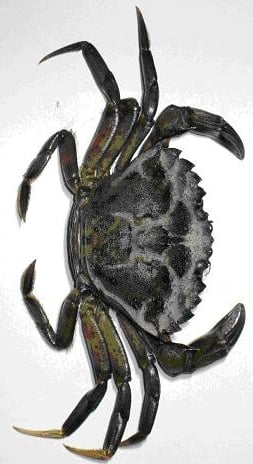
#> input picture data/crab/templates/european_green_crab_mate_reference.jpg, 253 x 464 px
$ python -i synthetic.py   (imports and definitions only)
#> lines starting #> are read from the running program, lines starting #| are printed output that depends on the picture; after the words box and inside, x2 and y2 are one past the last pixel; in counts of white or black regions, pixels touching at a corner belong together
#> further down, picture is the input picture: shape (464, 253, 3); mean B, G, R 173.6, 175.6, 176.1
"""Synthetic YOLO dataset generation for the crab detection task."""

from __future__ import annotations

import json
import math
from dataclasses import dataclass, field
from pathlib import Path
from typing import Mapping, Sequence

import cv2
import numpy as np


CRAB_CLASS_NAMES: tuple[str, ...] = (
    "european_green_crab",
    "native_rock_crab",
    "jonah_crab",
)

LAYOUT_PROFILE_NAMES: tuple[str, ...] = ("sparse", "normal", "full")

IMAGE_EXTENSIONS = {".bmp", ".jpg", ".jpeg", ".png", ".tif", ".tiff"}
VIDEO_EXTENSIONS = {".avi", ".m4v", ".mkv", ".mov", ".mp4"}


@dataclass(frozen=True)
class YoloBox:
    """One generated object box in absolute pixel coordinates."""

    class_id: int
    class_name: str
    xyxy: tuple[float, float, float, float]

    # [7 lines left out: function to_yolo_line, not called in this run]


@dataclass
class CrabTemplate:
    """A crab source image with an extracted foreground mask."""

    class_id: int
    class_name: str
    bgr: np.ndarray
    mask: np.ndarray


@dataclass
class SyntheticDatasetConfig:
    """Configuration for a synthetic crab YOLO dataset."""

    output_dir: Path
    reference_paths: Mapping[str, Path]
    background_paths: Sequence[Path] = field(default_factory=tuple)
    image_count: int = 2000
    image_size: tuple[int, int] = (1280, 720)
    val_fraction: float = 0.2
    seed: int = 7
    min_crabs: int = 4
    max_crabs: int = 11
    crab_long_edge_range: tuple[float, float] = (0.10, 0.42)
    large_crab_fraction: float = 0.32
    large_crab_long_edge_range: tuple[float, float] = (0.34, 0.52)
    sparse_layout_fraction: float = 0.25
    full_layout_fraction: float = 0.3
    even_placement_fraction: float = 0.55
    even_placement_jitter: float = 0.36
    max_crab_iou: float = 0.025
    crab_spacing_fraction: float = 0.012
    min_crab_box_long_edge_px: int = 40
    board_long_edge_range: tuple[float, float] = (0.58, 1.18)
    board_roll_range_degrees: tuple[float, float] = (-50.0, 50.0)
    board_tilt_range: tuple[float, float] = (0.0, 0.58)
    board_center_jitter: float = 0.16
    board_corner_jitter: float = 0.06
    board_min_visible_fraction: float = 0.92
    board_min_frame_area_fraction: float = 0.08
    green_positive_fraction: float = 0.7
    empty_fraction: float = 0.0
    real_background_fraction: float = 0.75
    max_background_sources: int = 500
    camera_blur_fraction: float = 0.12
    camera_blur_sigma_range: tuple[float, float] = (0.05, 0.45)
    jpeg_artifact_fraction: float = 0.15
    jpeg_quality_range: tuple[int, int] = (88, 100)
    preview_count: int = 12


@dataclass(frozen=True)
class SyntheticDatasetResult:
    """Summary of a generated dataset."""

    output_dir: Path
    data_yaml: Path
    preview_image: Path | None
    train_images: int
    val_images: int
    class_counts: dict[str, int]


# [133 lines left out: functions discover_background_media, generate_synthetic_dataset, _prepare_dataset_dirs, _load_templates, not called in this run]


def _extract_crab_mask(image_bgr: np.ndarray) -> np.ndarray:
    hsv = cv2.cvtColor(image_bgr, cv2.COLOR_BGR2HSV)
#> hsv: shape (464, 253, 3); mean H, S, V 17.8, 10.5, 176.4
    saturation = hsv[:, :, 1]
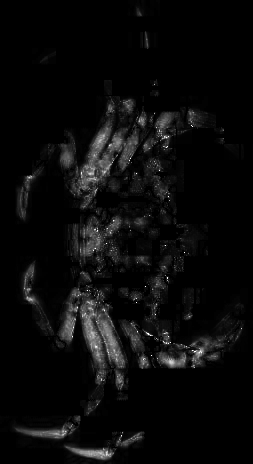
#> saturation: shape (464, 253); min 0, max 255, mean 10.5
    value = hsv[:, :, 2]
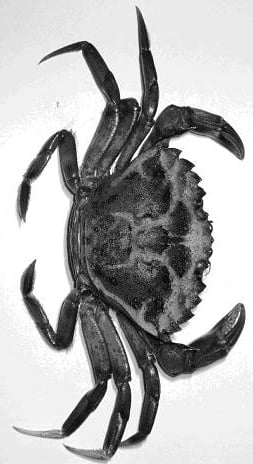
#> value: shape (464, 253); min 0, max 255, mean 176.4
    pale_background = (saturation < 38) & (value > 213)
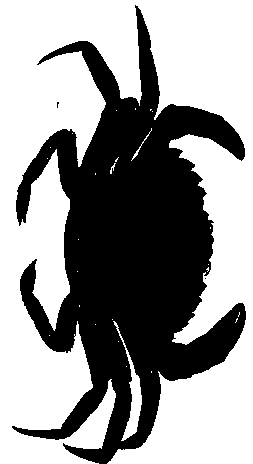
#> pale_background: shape (464, 253) bool; 59.5% white; 3 black regions (2 under 20 px), largest, box (x1, y1, x2, y2) and area: (12, 5, 246, 464) 47568
    mask = np.where(pale_background, 0, 255).astype(np.uint8)
    mask = cv2.morphologyEx(mask, cv2.MORPH_OPEN, np.ones((3, 3), np.uint8))
#> mask: shape (464, 253); 40.4% white; 1 white region, box (x1, y1, x2, y2) and area: (14, 8, 246, 464) 47426
    mask = cv2.morphologyEx(mask, cv2.MORPH_CLOSE, np.ones((5, 5), np.uint8), iterations=2)
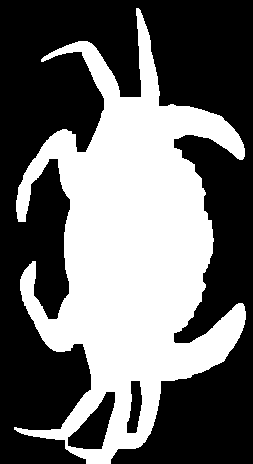
#> mask: shape (464, 253); 41.4% white; 1 white region, box (x1, y1, x2, y2) and area: (14, 8, 246, 464) 48564

    num, labels, stats, _centroids = cv2.connectedComponentsWithStats(mask, 8)
#> num = 2; stats = [[0, 0, 253, 464, 68828], [14, 8, 232, 456, 48564]]
    cleaned = np.zeros_like(mask)
    min_area = max(12, int(image_bgr.shape[0] * image_bgr.shape[1] * 0.0008))
#> min_area = 93
    for idx in range(1, num):
        if int(stats[idx, cv2.CC_STAT_AREA]) >= min_area:
            cleaned[labels == idx] = 255
    if np.count_nonzero(cleaned) == 0:
        raise ValueError("could not extract foreground mask from crab template")
    return cleaned


# [689 lines left out: functions _render_scene, _render_scene_once, _board_boxes_from_object_masks, _project_board_boxes, _boxes_from_object_masks, _make_background and 18 more, not called in this run]


def _box_long_edge(box: tuple[float, float, float, float]) -> float:
    return max(0.0, float(max(box[2] - box[0], box[3] - box[1])))


# [93 lines left out: functions _quad_visible_metrics, _apply_underwater_camera_effects, _mask_to_box, _paste_patch, not called in this run]


def _alpha_blend(base: np.ndarray, top: np.ndarray, alpha: np.ndarray) -> np.ndarray:
    a = (alpha.astype(np.float32) / 255.0)[:, :, None]
    return np.clip(top.astype(np.float32) * a + base.astype(np.float32) * (1.0 - a), 0, 255).astype(np.uint8)


# [19 lines left out: functions _soften_mask, _iou_xyxy, not called in this run]


def _boxes_intersect(a: tuple[float, float, float, float], b: tuple[float, float, float, float]) -> bool:
    return max(a[0], b[0]) < min(a[2], b[2]) and max(a[1], b[1]) < min(a[3], b[3])


# [122 lines left out: functions _expand_box_xyxy, _write_jpeg, _write_data_yaml, _write_manifest, _write_preview, _draw_boxes, not called in this run]

>>> import cv2
>>> picture = cv2.imread('../../data/crab/templates/european_green_crab_mate_reference.jpg')
>>> result = _extract_crab_mask(picture)

$ run again, on data/crab/templates/native_rock_crab_mate_reference.jpg
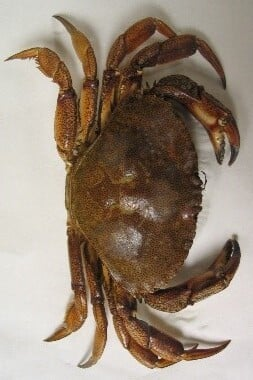
#> input picture data/crab/templates/native_rock_crab_mate_reference.jpg, 253 x 380 px
#> picture is the input picture: shape (380, 253, 3); mean B, G, R 120.6, 136, 151.8
#> hsv: shape (380, 253, 3); mean H, S, V 18.2, 77.2, 151.8
#> in _extract_crab_mask, `pale_background = (saturation < 38) & (value > 213)`:
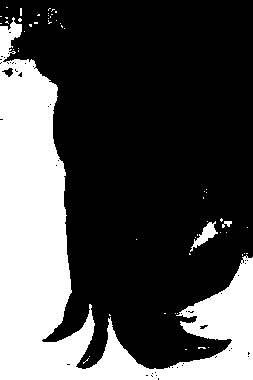
#> pale_background: shape (380, 253) bool; 30.3% white; 55 white regions (52 under 20 px), largest, box (x1, y1, x2, y2) and area: (0, 17, 253, 380) 28654, (190, 221, 218, 252) 282, (222, 221, 232, 228) 42
#> in _extract_crab_mask, `mask = cv2.morphologyEx(mask, cv2.MORPH_CLOSE, np.ones((5, 5), np.uint..`:
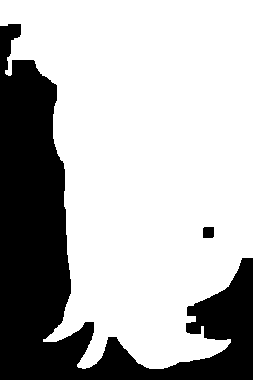
#> mask: shape (380, 253); 70.3% white; 2 black regions, box (x1, y1, x2, y2) and area: (0, 24, 253, 380) 28391, (203, 227, 214, 238) 119
#> num = 2; stats = [[0, 24, 253, 356, 28510], [0, 0, 253, 369, 67630]]
